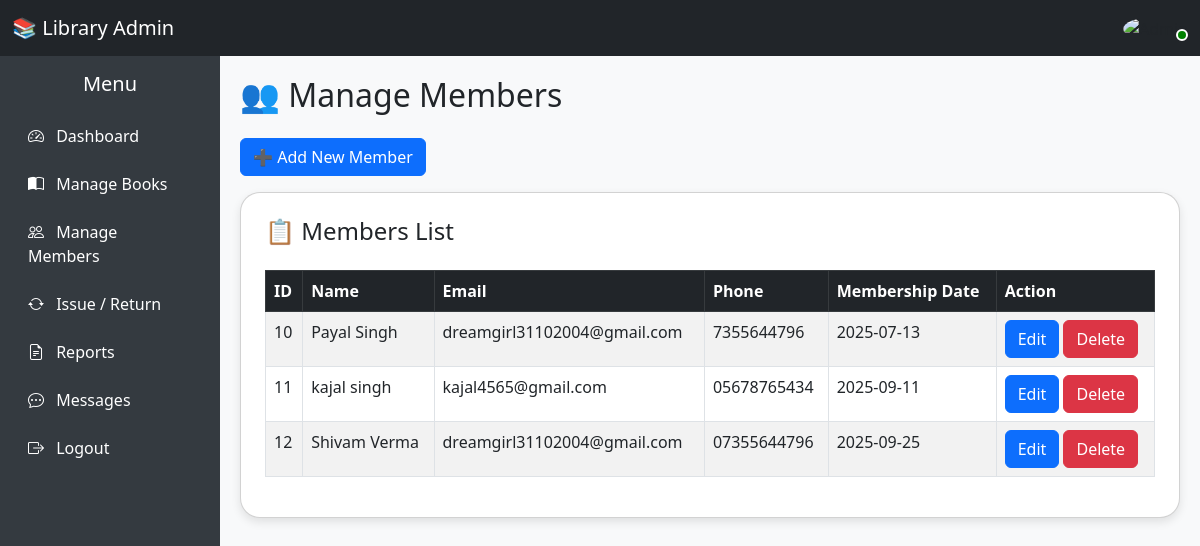
Page /manage_members/ (signed in) on the committed database.
### myapp/models.py (models this page shows, shortened)
class manage_member_tbl(models.Model):
    id=models.AutoField(primary_key=True)
    name=models.CharField(max_length=100)
    email=models.CharField(max_length=100)
    phone=models.CharField(max_length=100)
    members_date=models.CharField(max_length=100)

### myapp/views.py (the view)
# urls.py: path('manage_members/',views.manage_members),
def manage_members(request):
    sesid=request.session.get('admin')
    if not sesid:
        return redirect("../")
    else:
        data=manage_member_tbl.objects.all()
        return render(request, 'manage_members.html',{'show':data})

### templates/manage_members.html (shortened to what this page needs)
{% include 'header2.html' %}
<div class="content">
    <h2 class="mb-4">👥 Manage Members</h2>
    <button class="btn btn-primary mb-3" data-bs-toggle="modal" data-bs-target="#addMemberModal">
        ➕ Add New Member
    </button>
    <div class="card p-4">
        <h4>📋 Members List</h4>
        <table class="table table-bordered table-striped mt-3">
            <thead class="table-dark">
                <tr>
                    <th>ID</th>
                    <th>Name</th>
                    <th>Email</th>
                    <th>Phone</th>
                    <th>Membership Date</th>
                    <th>Action</th>
                </tr>
            </thead>
            <tbody>
            {% for x in show %}
                <tr>
                    <td>{{x.id}}</td>
                    <td>{{x.name}}</td>
                    <td>{{x.email}}</td>
                    <td>{{x.phone}}</td>
                    <td>{{x.members_date}}</td>
                    <td><a href="../manage_members_edit/{{x.id}}" class="btn btn-primary">Edit</a>
                    <a href="../manage_members_delete/{{ x.id }}" class="btn btn-danger">Delete</a></td>
                </tr>
            {% endfor %}
            </tbody>
        </table>
    </div>
</div>
{% include 'footer.html' %}

### templates/header2.html (style rules this page uses)
body { background: #f8f9fa; }
.card { border-radius: 20px; box-shadow: 0 4px 10px rgba(0, 0, 0, 0.1); }
.content { margin-left: 220px; padding: 20px; margin-top: 56px; }

### rows in the picture
manage_member_tbl: id "10", name "Payal Singh", email "dreamgirl31102004@gmail.com", phone "7355644796", members_date "2025-07-13"
manage_member_tbl: id "11", name "kajal singh", email "kajal4565@gmail.com", phone "05678765434", members_date "2025-09-11"
manage_member_tbl: id "12", name "Shivam Verma", email "dreamgirl31102004@gmail.com", phone "07355644796", members_date "2025-09-25"
